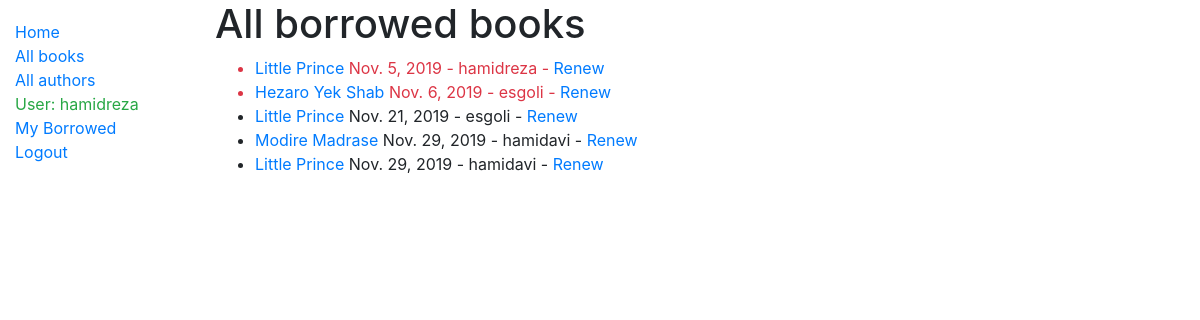
Page /catalog/borrowed/ (signed in) on the committed database.
### catalog/models.py (models this page shows, shortened)
class BookInstance(models.Model):
    id = models.UUIDField(primary_key=True, default=uuid.uuid4, help_text='Unique ID for this particular book across whole library')
    book = models.ForeignKey('Book', on_delete=models.SET_NULL, null=True)
    imprint = models.CharField(max_length=200)
    due_back = models.DateField(null=True, blank=True)
    borrower = models.ForeignKey(User, on_delete=models.SET_NULL, null=True, blank=True)
    LOAN_STATUS = (
        ('m', 'Maintenance'),
        ('o', 'On loan'),
        ('a', 'Available'),
        ('r', 'Reserved'),
    )
    status = models.CharField(
        max_length=1,
        choices=LOAN_STATUS,
        blank=True,
        default='m',
        help_text='Book availability',
    )
    @property
    def is_overdue(self):
        if self.due_back and date.today() > self.due_back:
            return True
        return False
    class Meta:
        permissions = (
            ('can_mark_returned', 'set book as returned'),
        )
        ordering = ['due_back']

class Book(models.Model):
    title = models.CharField(max_length=200)
    author = models.ForeignKey('Author', on_delete=models.SET_NULL, null=True)
    summary = models.TextField(max_length=1000, help_text='Enter a brief description of the book')
    isbn = models.CharField('ISBN', max_length=13,
                            help_text='13 Character <a href="https://www.isbn-international.org/content/what-isbn">ISBN number</a>')
    genre = models.ManyToManyField(Genre, help_text='Select a genre for this book')

### catalog/views.py (the view)
# urls.py: path('borrowed/', views.AllBorrowedListView.as_view(), name='all-borrowed'),
class AllBorrowedListView(PermissionRequiredMixin,generic.ListView):
    model = BookInstance
    template_name = 'all_borrowed_books.html'
    permission_required = 'catalog.can_mark_returned'
    def get_queryset(self):
        context = BookInstance.objects.filter(status__exact='o')
        for item in context:
            print(item.book.title)
            print(item.borrower.first_name)
        return context

### catalog/templates/all_borrowed_books.html
{% extends 'base_generic.html' %}
{% block content %}
<h1>All borrowed books</h1>
{% if bookinstance_list %}
<ul>
{% for bookinst in bookinstance_list %}
<li class="{% if bookinst.is_overdue %} text-danger {% endif %}"><a href="{% url 'book-detail' bookinst.book.pk %}">{{bookinst.book.title}}</a> {{bookinst.due_back}} - {{ bookinst.borrower.username }}
{% if perms.catalog.can_mark_returned %}- <a href="{% url 'renew-book-librarian' bookinst.id %}">Renew</a>  {% endif %}
</li>
{% endfor %}
</ul>
{% else %}
<p>No books were borrowed :)</p>
{% endif %}
{% endblock %}

### catalog/templates/base_generic.html (shortened to what this page needs)
<!DOCTYPE html>
<html lang="en">
<head>
  <link rel="stylesheet" href="https://stackpath.bootstrapcdn.com/bootstrap/4.1.3/css/bootstrap.min.css">
  {% load static %}
  <link rel="stylesheet" href="{% static 'css/styles.css' %}">
</head>
<body>
  <div class="container-fluid">
    <div class="row">
      <div class="col-sm-2">
      {% block sidebar %}
        <ul class="sidebar-nav">
          <li><a href="{% url 'index' %}">Home</a></li>
          <li><a href="{% url 'books' %}">All books</a></li>
          <li><a href="">All authors</a></li>
          {% if user.is_authenticated %}
              <li class="text-success">User: {{ user.get_username }}</li>
              <li><a href="{% url 'my-borrowed' %}">My Borrowed</a></li>
              <li><a href="{% url 'logout' %}?next={{ request.path }}">Logout</a></li>
          {% else %}
              <li><a href="{% url 'login' %}?next={{ request.path }}">Login</a></li>
          {% endif %}
        </ul>
     {% endblock %}
     </div>
      <div class="col-sm-10 ">{% block content %}{% endblock %}</div>
    </div>
  </div>
</body>
</html>

### catalog/static/css/styles.css (style rules this page uses)
.sidebar-nav { margin-top: 20px; padding: 0; list-style: none; }

### rows in the picture
BookInstance: book "Little Prince", due_back "Nov. 5, 2019", borrower.username "hamidreza"
BookInstance: book "Hezaro Yek Shab", due_back "Nov. 6, 2019", borrower.username "esgoli"
BookInstance: book "Little Prince", due_back "Nov. 21, 2019", borrower.username "esgoli"
BookInstance: book "Modire Madrase", due_back "Nov. 29, 2019", borrower.username "hamidavi"
BookInstance: book "Little Prince", due_back "Nov. 29, 2019", borrower.username "hamidavi"

### other values in the picture
{{ user.get_username }} "hamidreza"
